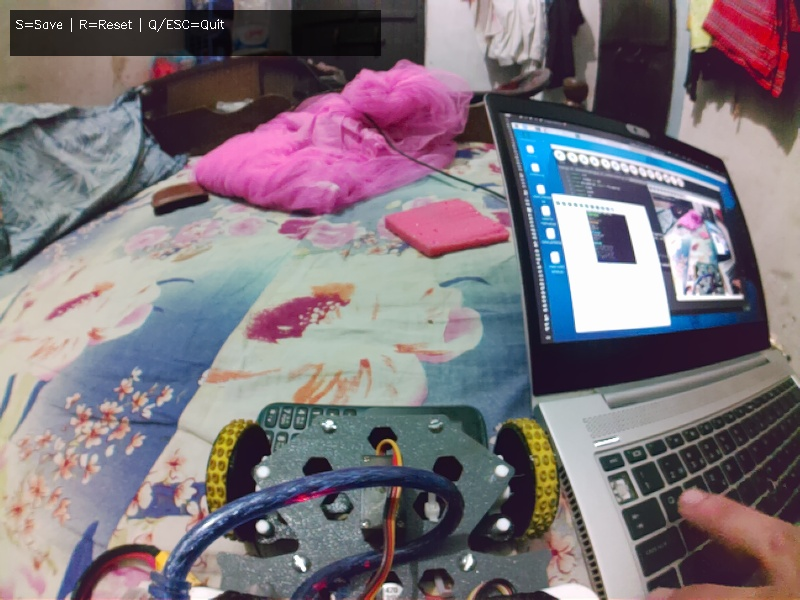
#> input picture src/tools/capture_1763641119.jpg, 800 x 600 px, given in place of the camera
$ python masking_test.py
#> lines starting #> are read from the running program, lines starting #| are printed output that depends on the picture; after the words box and inside, x2 and y2 are one past the last pixel; in counts of white or black regions, pixels touching at a corner belong together
#> further down, frame is the input picture: shape (600, 800, 3); mean B, G, R 124.1, 116.3, 125.9
import cv2
import numpy as np

# LAB range
LOWER = np.array([59, 115, 86])
UPPER = np.array([119, 155, 126])

def find_contours(frame, lower_color, upper_color, roi):
#> called with lower_color = array of shape (3,), upper_color = array of shape (3,), roi = (200, 200, 720, 720)
    x1, y1, x2, y2 = roi
    roi_frame = frame[y1:y2, x1:x2]
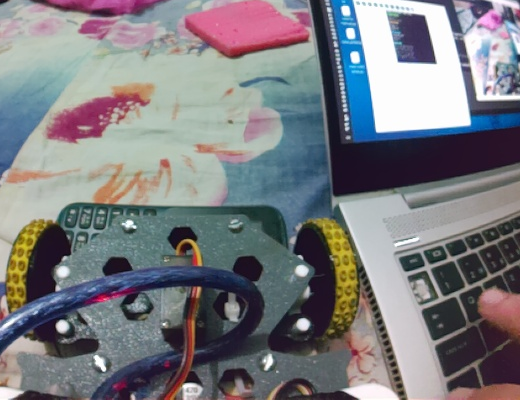
#> roi_frame: shape (400, 520, 3); mean B, G, R 128.7, 124, 123.6
    labImg = cv2.cvtColor(roi_frame, cv2.COLOR_BGR2Lab)
#> labImg: shape (400, 520, 3); mean of channels 0, 1, 2 130.9, 130.1, 125.6
    mask = cv2.inRange(labImg, lower_color, upper_color)
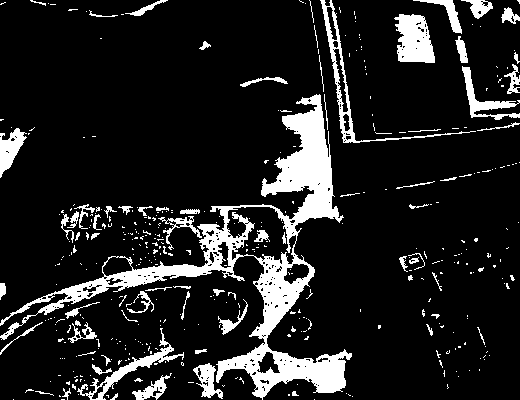
#> mask: shape (400, 520); 13.1% white; 413 white regions (340 under 20 px), largest, box (x1, y1, x2, y2) and area: (0, 94, 352, 400) 14899, (394, 14, 435, 63) 1461, (320, 0, 476, 143) 1304
    kernel = np.ones((5, 5), np.uint8)
    mask = cv2.morphologyEx(mask, cv2.MORPH_OPEN, kernel)
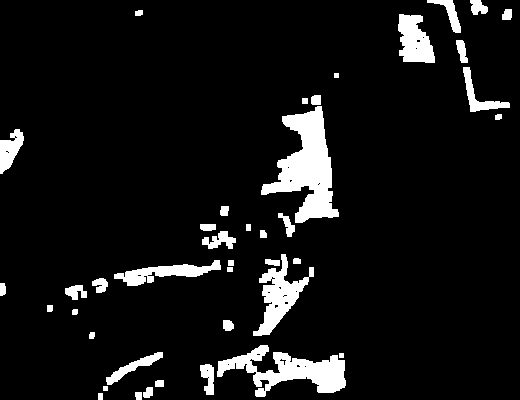
#> mask: shape (400, 520); 7.9% white; 41 white regions, largest, box (x1, y1, x2, y2) and area: (261, 106, 339, 223) 4243, (217, 345, 346, 397) 2920, (253, 254, 314, 336) 1822
    mask = cv2.morphologyEx(mask, cv2.MORPH_CLOSE, kernel)
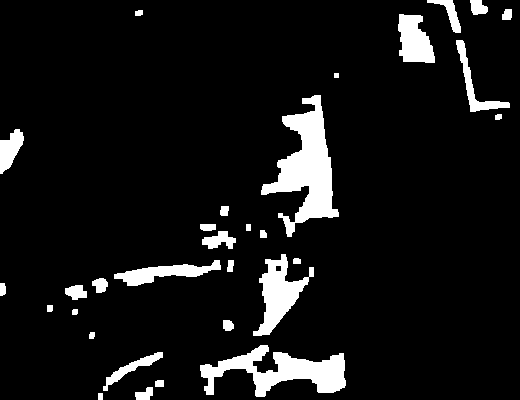
#> mask: shape (400, 520); 8.2% white; 31 white regions
    contours, _ = cv2.findContours(mask, cv2.RETR_EXTERNAL, cv2.CHAIN_APPROX_SIMPLE)
#> contours = 31 contours, 1 with area under 20; largest, box (x1, y1, x2, y2) and area: (261, 95, 339, 237) 4378, (200, 345, 346, 397) 3172, (253, 254, 314, 336) 1920, (398, 14, 435, 63) 1220, (114, 260, 221, 286) 1041

    # shift contours back to original image coordinates
    shifted_contours = []
    for cnt in contours:
        cnt = cnt + [x1, y1]   # add ROI offset
        shifted_contours.append(cnt)
#> this loop made 31 passes
#> cnt on passes 1, 19, 25: [[298, 593], [298, 599], [302, 599], [302, 593]], [[446, 424], [446, 430], [450, 430], [450, 424]], [[534, 273], [534, 277], [538, 277], [538, 273]]
#> after the loop, shifted_contours = 31 items

    return shifted_contours

cap = cv2.VideoCapture(0)

while True:
    ret, frame = cap.read()
    if not ret:
        break

    roi = (200, 200, 720, 720)
    contours = find_contours(frame, LOWER, UPPER, roi)
#> contours = 31 items

    # draw ROI box
    cv2.rectangle(frame, (roi[0], roi[1]), (roi[2], roi[3]), (255, 0, 255), 2)

    # draw contours
    cv2.drawContours(frame, contours, -1, (0, 255, 0), 2)
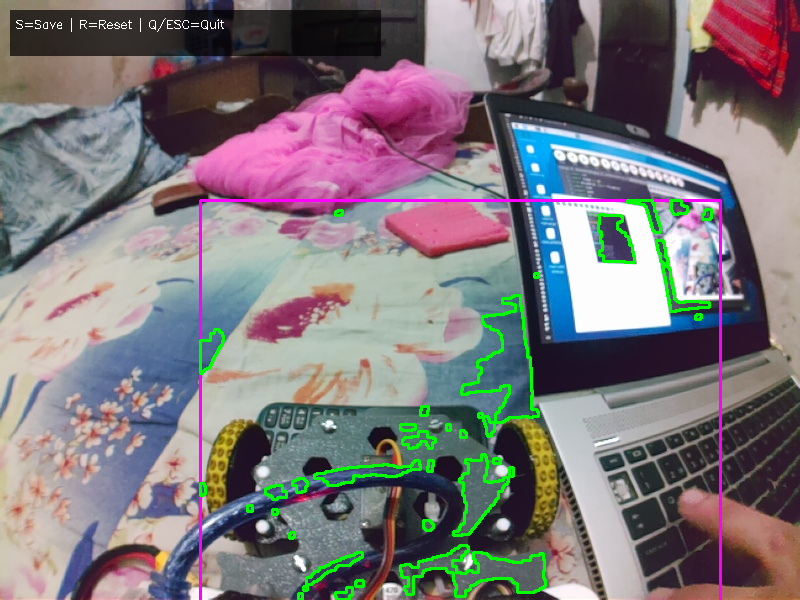
#> frame: shape (600, 800, 3); mean B, G, R 122.8, 118.6, 125.1

    cv2.imshow("Frame", frame)
    if cv2.waitKey(1) & 0xFF == ord('q'):
#> (key q is pressed here)
        break

cap.release()
cv2.destroyAllWindows()

$ run again, on src/tools/capture_1763641228.jpg
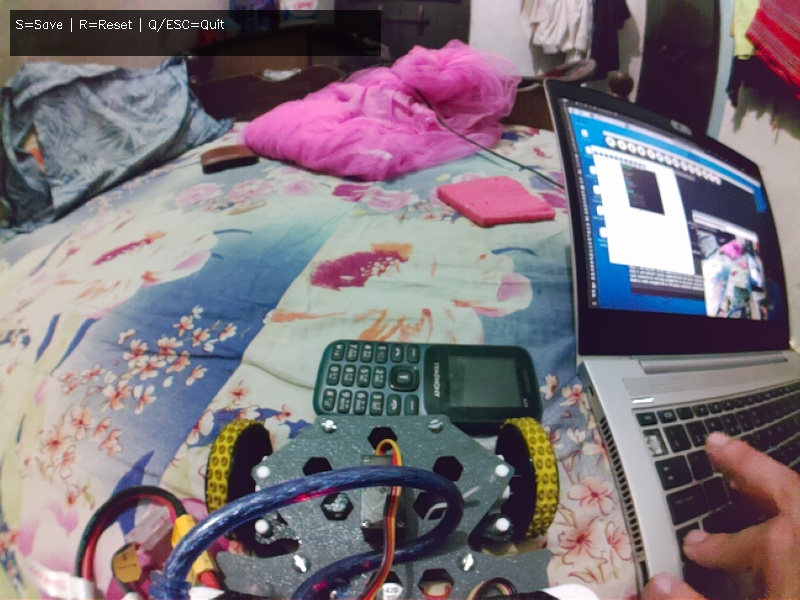
#> input picture src/tools/capture_1763641228.jpg, 800 x 600 px, given in place of the camera
#> frame is the input picture: shape (600, 800, 3); mean B, G, R 123.7, 115.5, 125.5
#> labImg: shape (400, 520, 3); mean of channels 0, 1, 2 124.6, 129.6, 125
#> in find_contours, `mask = cv2.morphologyEx(mask, cv2.MORPH_CLOSE, kernel)`:
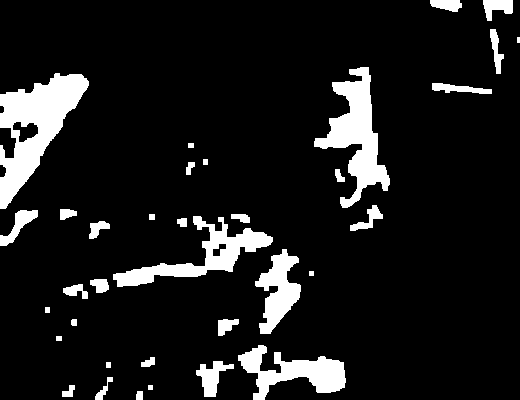
#> mask: shape (400, 520); 10.6% white; 35 white regions (1 under 20 px)
#> in find_contours, `contours, _ = cv2.findContours(mask, cv2.RETR_EXTERNAL, cv2.CHAIN_APPR..`: contours = 35 contours, 3 with area under 20; largest, box (x1, y1, x2, y2) and area: (0, 73, 89, 209) 5470, (314, 67, 390, 208) 3854, (113, 216, 273, 287) 2938, (238, 345, 346, 400) 2483, (255, 249, 301, 334) 1823
#> the loop in find_contours, `for cnt in contours:` made 35 passes
#> cnt on passes 2, 5, 9, 12, 15, 21, 27, 28: [[348, 585], [348, 589], [352, 589], [352, 585]], [[306, 562], [306, 567], [310, 567], [310, 562]], [[256, 536], [256, 540], [261, 540], [261, 536]], [[245, 507], [245, 512], [249, 512], [249, 507]], [[509, 471], [509, 475], [513, 475], [513, 471]], [[349, 414], [349, 419], [354, 419], [354, 414]], [[403, 359], [403, 364], [407, 364], [407, 359]], [[388, 343], [388, 347], [393, 347], [393, 343]]
#> after the loop in find_contours, `for cnt in contours:`: shifted_contours = 35 items
#> `cv2.drawContours(frame, contours, -1, (0, 255, 0), 2)`:
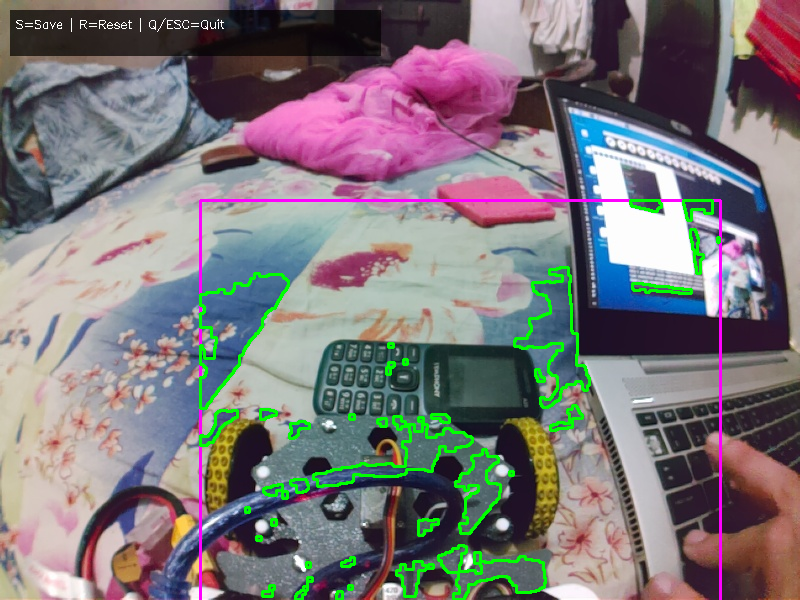
#> frame: shape (600, 800, 3); mean B, G, R 121.8, 118.6, 124.3
